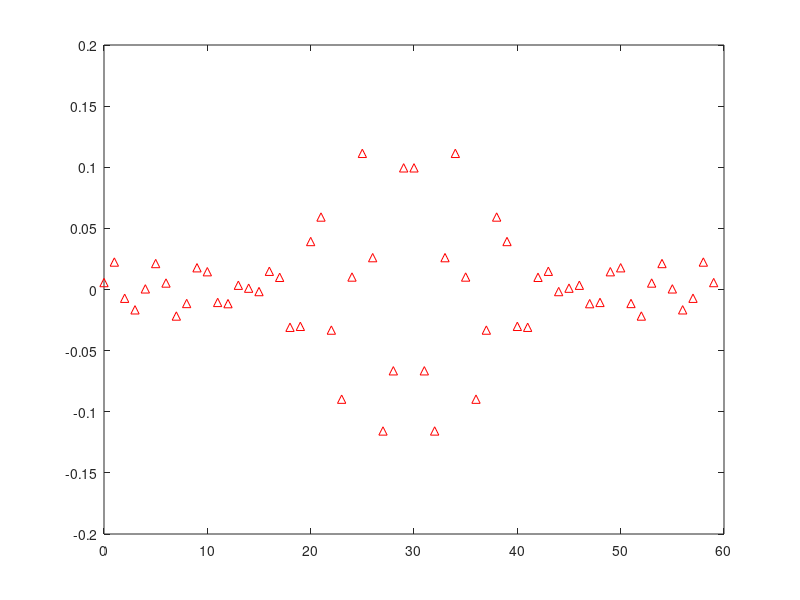

Recreate this plot in MATLAB. (Note: this script raises an error after producing the figure.)
clear all; clc; close all;

%% Part A
r_s2sig_s = @(r_s) 10^(-r_s/20);
r_p2sig_p = @(r_p) (10^(r_p/20)-1)/(10^(r_p/20)+1);
db2lin = @(db) 10^(db/20);


sample_freq = 6*10^6;
f_cut = [1*10^6 1.2*10^6 1.5*10^6 1.6*10^6];
mags = [0 1 0];
r_p = 2;
r_s = 30;
dev = [r_s2sig_s(r_s) r_p2sig_p(r_p) r_s2sig_s(r_s)];

[n_k, Wn, beta, ftype] = kaiserord(f_cut, mags, dev, sample_freq);
n_k = n_k +rem(n_k,2);
b_k = fir1(n_k,Wn,ftype,kaiser(n_k+1,beta),'noscale');
[H_k, f_k] = freqz(b_k, 1, 512, sample_freq);

[n_pm, f_pm, a_pm, w_pm] = firpmord(f_cut, mags, dev, sample_freq);
b_pm = firpm(n_pm, f_pm, a_pm,w_pm);
[H_pm, f_pm]  = freqz(b_pm, 1,512,sample_freq);
 
%% b
impz(b_k,1);
impz(b_pm, 1);
plotter(f_k, H_k, 'Kaiser');
plotter(f_pm, H_pm, 'Parks-McClellan');

%% c
% check_specs returns 1 if the specs are met and 0 if they are not
k_spec = check_specs(f_k, H_k)
pm_spec = check_specs(f_pm, H_pm)

%% d
weight_check = w_pm(1) == max([dev(1)/dev(2) dev(2)/dev(1)])

%% e

b_k = fir1(2+n_k,Wn,ftype,kaiser(2+n_k+1,beta),'noscale');
[H_k, f_k] = freqz(b_k, 1, 512, sample_freq);
[n_pm, f_pm, a_pm, w_pm] = firpmord(f_cut, mags, dev, sample_freq);
b_pm = firpm(2+n_pm, f_pm, a_pm,w_pm);
[H_pm, f_pm]  = freqz(b_pm, 1,512,sample_freq);

k_spec = check_specs(f_k, H_k)
% The Parks-McClellan doesn't meet specs at n = 58. It has a peak at
% -29.9748 dB in the passband.
pm_spec = check_specs(f_pm, H_pm)
plotter(f_k, H_k, 'Kaiser 2n');
plotter(f_pm, H_pm, 'Parks-McClellan 2n');
%% Functions
function plotter(f, H, g_title)
    figure
    plot(f/(10^6), 20*log10(abs(H)))
    ylim([-50,2]);
    hold on;
    xlabel('Frequency (MHz)');

    xl = xlim();
    line([1.2, 1.5], [2 2], 'Color','red', ...
        'LineStyle', '--');
    line([1.2, 1.5], [-2 -2], 'Color','red', ...
        'LineStyle', '--');
    line([xl(1), 1], [-30 -30], 'Color','red', ...
        'LineStyle', '--');
    line([1.6, xl(2)], [-30 -30], 'Color','red', ...
        'LineStyle', '--');

    title(g_title);
end

% returns 1 if specs are met
function check = check_specs(f, H)

    h = 20*log10(abs(H));
    pass = find((f > 1.2*10^6) & (f < 1.5*10^6));
    stop = find((f < 1*10^6) | (f > 1.6*10^6));
    max(h(stop))
    check = ~(any(h(pass) > 2) | any(h(pass) < -2) | any(h(stop) > -30));
end